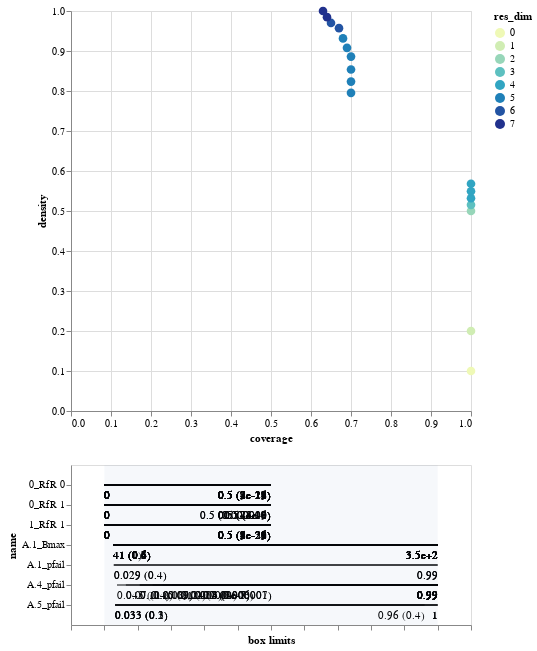

The notebook cell this image was saved under:
### Code cell
box1.inspect_tradeoff()

### Figure 1 — Vega-Lite specification as saved in the notebook (floating-point values rounded to 4 significant figures)
{"config": {"view": {"continuousWidth": 400, "continuousHeight": 300}}, "vconcat": [{"data": {"name": "data-ed2ab2d4dfd5e359d4fbdb6e63a7eb47"}, "mark": {"type": "circle", "size": 75}, "encoding": {"color": {"type": "ordinal", "field": "res_dim", "scale": {"range": ["#eff9b6", "#d0edb3", "#97d6b9", "#5dc0c0", "#31a5c2", "#1f80b8", "#2354a3", "#21318d"]}}, "opacity": {"condition": {"value": 1, "selection": "selector005"}, "value": 0.4}, "tooltip": [{"type": "ordinal", "field": "id"}, {"type": "quantitative", "field": "coverage", "format": ".2"}, {"type": "quantitative", "field": "density", "format": ".2"}, {"type": "ordinal", "field": "res_dim"}], "x": {"type": "quantitative", "field": "coverage"}, "y": {"type": "quantitative", "field": "density"}}, "height": 400, "selection": {"selector005": {"type": "single", "fields": ["id"]}}, "width": 400}, {"layer": [{"data": {"name": "data-78300de0fccdd54ffe33f83cd7e0e1f9"}, "mark": "rule", "encoding": {"x": {"type": "quantitative", "axis": {"grid": false, "labels": false, "title": "box limits"}, "field": "x_lower", "scale": {"domain": [0, 1], "padding": 0.1}}, "x2": {"field": "x_upper"}, "y": {"type": "nominal", "field": "name", "scale": {"padding": 1.0}}}, "transform": [{"calculate": "(datum.x1-datum.minimum)/(datum.maximum-datum.minimum)", "as": "x_lower"}, {"calculate": "(datum.x2-datum.minimum)/(datum.maximum-datum.minimum)", "as": "x_upper"}, {"filter": {"selection": "selector005"}}], "width": 400}, {"data": {"name": "data-78300de0fccdd54ffe33f83cd7e0e1f9"}, "mark": {"type": "text", "align": "left", "baseline": "top", "dy": 5}, "encoding": {"text": {"type": "ordinal", "field": "text"}, "x": {"type": "quantitative", "axis": {"grid": false, "labels": false, "title": "box limits"}, "field": "x_lower", "scale": {"domain": [0, 1], "padding": 0.1}}, "x2": {"field": "x_upper"}, "y": {"type": "nominal", "field": "name", "scale": {"padding": 1.0}}}, "transform": [{"calculate": "(datum.x1-datum.minimum)/(datum.maximum-datum.minimum)", "as": "x_lower"}, {"calculate": "(datum.x2-datum.minimum)/(datum.maximum-datum.minimum)", "as": "x_upper"}, {"filter": {"selection": "selector005"}}, {"calculate": "datum.qp_lower>0?format(datum.x1, \".2\")+\" (\"+format(datum.qp_lower, \".1~g\")+\")\" :format(datum.x1, \".2\")", "as": "text"}], "width": 400}, {"data": {"name": "data-78300de0fccdd54ffe33f83cd7e0e1f9"}, "mark": {"type": "text", "align": "right", "baseline": "top", "dy": 5}, "encoding": {"text": {"type": "ordinal", "field": "text"}, "x": {"type": "quantitative", "field": "x_upper"}, "x2": {"field": "x_upper"}, "y": {"type": "nominal", "field": "name", "scale": {"padding": 1.0}}}, "transform": [{"calculate": "(datum.x1-datum.minimum)/(datum.maximum-datum.minimum)", "as": "x_lower"}, {"calculate": "(datum.x2-datum.minimum)/(datum.maximum-datum.minimum)", "as": "x_upper"}, {"filter": {"selection": "selector005"}}, {"calculate": "datum.qp_upper>0?format(datum.x2, \".2\")+\" (\"+format(datum.qp_upper, \".1\")+\")\" :format(datum.x2, \".2\")", "as": "text"}], "width": 400}, {"data": {"name": "data-bb8d07f6df3d47a6a475317795287b23"}, "mark": {"type": "rect", "opacity": 0.05}, "encoding": {"x": {"type": "quantitative", "field": "start"}, "x2": {"field": "end"}}}, {"data": {"name": "data-d751713988987e9331980363e24189ce"}, "mark": "point", "encoding": {"x": {"type": "quantitative", "field": "x"}, "y": {"type": "nominal", "field": "name"}}, "transform": [{"filter": {"selection": "selector005"}}], "width": 400}, {"data": {"name": "data-d751713988987e9331980363e24189ce"}, "mark": {"type": "text", "align": "center", "baseline": "top", "dy": 5}, "encoding": {"text": {"type": "nominal", "field": "item"}, "x": {"type": "quantitative", "field": "x"}, "y": {"type": "nominal", "field": "name"}}, "transform": [{"filter": {"selection": "selector005"}}], "width": 400}]}], "$schema": "https://vega.github.io/schema/vega-lite/v4.8.1.json", "datasets": {"data-ed2ab2d4dfd5e359d4fbdb6e63a7eb47": [{"coverage": 1.0, "density": 0.1, "id": 0, "mass": 1.0, "mean": 0.1, "res_dim": 0}, {"coverage": 1.0, "density": 0.2, "id": 1, "mass": 0.5, "mean": 0.2, "res_dim": 1}, {"coverage": 1.0, "density": 0.5, "id": 2, "mass": 0.2, "mean": 0.5, "res_dim": 2}, {"coverage": 1.0, "density": 0.5155, "id": 3, "mass": 0.194, "mean": 0.5155, "res_dim": 3}, {"coverage": 1.0, "density": 0.5319, "id": 4, "mass": 0.188, "mean": 0.5319, "res_dim": 4}, {"coverage": 1.0, "density": 0.5495, "id": 5, "mass": 0.182, "mean": 0.5495, "res_dim": 4}, {"coverage": 1.0, "density": 0.5682, "id": 6, "mass": 0.176, "mean": 0.5682, "res_dim": 4}, {"coverage": 0.7, "density": 0.7955, "id": 7, "mass": 0.088, "mean": 0.7955, "res_dim": 5}, {"coverage": 0.7, "density": 0.8235, "id": 8, "mass": 0.085, "mean": 0.8235, "res_dim": 5}, {"coverage": 0.7, "density": 0.8537, "id": 9, "mass": 0.082, "mean": 0.8537, "res_dim": 5}, {"coverage": 0.7, "density": 0.8861, "id": 10, "mass": 0.079, "mean": 0.8861, "res_dim": 5}, {"coverage": 0.69, "density": 0.9079, "id": 11, "mass": 0.076, "mean": 0.9079, "res_dim": 5}, {"coverage": 0.68, "density": 0.9315, "id": 12, "mass": 0.073, "mean": 0.9315, "res_dim": 5}, {"coverage": 0.67, "density": 0.9571, "id": 13, "mass": 0.07, "mean": 0.9571, "res_dim": 6}, {"coverage": 0.65, "density": 0.9701, "id": 14, "mass": 0.067, "mean": 0.9701, "res_dim": 6}, {"coverage": 0.64, "density": 0.9846, "id": 15, "mass": 0.065, "mean": 0.9846, "res_dim": 7}, {"coverage": 0.63, "density": 1.0, "id": 16, "mass": 0.063, "mean": 1.0, "res_dim": 7}], "data-78300de0fccdd54ffe33f83cd7e0e1f9": [{"x1": 0.0, "x2": 0.5, "name": "0_RfR 0", "id": 1, "minimum": 0.0, "maximum": 1.0, "qp_lower": -1.0, "qp_upper": 1.802e-11}, {"x1": 0.0, "x2": 0.5, "name": "0_RfR 0", "id": 2, "minimum": 0.0, "maximum": 1.0, "qp_lower": -1.0, "qp_upper": 3.101e-21}, {"x1": 0.0, "x2": 0.5, "name": "1_RfR 1", "id": 2, "minimum": 0.0, "maximum": 1.0, "qp_lower": -1.0, "qp_upper": 3.101e-21}, {"x1": 40.56, "x2": 348.1, "name": "A.1_Bmax", "id": 3, "minimum": 31.97, "maximum": 348.1, "qp_lower": 0.3599, "qp_upper": -1.0}, {"x1": 0.0, "x2": 0.5, "name": "0_RfR 0", "id": 3, "minimum": 0.0, "maximum": 1.0, "qp_lower": -1.0, "qp_upper": 1.722e-21}, {"x1": 0.0, "x2": 0.5, "name": "1_RfR 1", "id": 3, "minimum": 0.0, "maximum": 1.0, "qp_lower": -1.0, "qp_upper": 1.722e-21}, {"x1": 40.56, "x2": 348.1, "name": "A.1_Bmax", "id": 4, "minimum": 31.97, "maximum": 348.1, "qp_lower": 0.409, "qp_upper": -1.0}, {"x1": 0.04334, "x2": 0.9925, "name": "A.4_pfail", "id": 4, "minimum": 0.005811, "maximum": 0.9925, "qp_lower": 0.3529, "qp_upper": -1.0}, {"x1": 0.0, "x2": 0.5, "name": "0_RfR 0", "id": 4, "minimum": 0.0, "maximum": 1.0, "qp_lower": -1.0, "qp_upper": 9.026e-22}, {"x1": 0.0, "x2": 0.5, "name": "1_RfR 1", "id": 4, "minimum": 0.0, "maximum": 1.0, "qp_lower": -1.0, "qp_upper": 9.026e-22}, {"x1": 40.56, "x2": 348.1, "name": "A.1_Bmax", "id": 5, "minimum": 31.97, "maximum": 348.1, "qp_lower": 0.4038, "qp_upper": -1.0}, {"x1": 0.06965, "x2": 0.9925, "name": "A.4_pfail", "id": 5, "minimum": 0.005811, "maximum": 0.9925, "qp_lower": 0.1996, "qp_upper": -1.0}, {"x1": 0.0, "x2": 0.5, "name": "0_RfR 0", "id": 5, "minimum": 0.0, "maximum": 1.0, "qp_lower": -1.0, "qp_upper": 4.429e-22}, {"x1": 0.0, "x2": 0.5, "name": "1_RfR 1", "id": 5, "minimum": 0.0, "maximum": 1.0, "qp_lower": -1.0, "qp_upper": 4.429e-22}, {"x1": 40.56, "x2": 348.1, "name": "A.1_Bmax", "id": 6, "minimum": 31.97, "maximum": 348.1, "qp_lower": 0.4635, "qp_upper": -1.0}, {"x1": 0.1108, "x2": 0.9925, "name": "A.4_pfail", "id": 6, "minimum": 0.005811, "maximum": 0.9925, "qp_lower": 0.09257, "qp_upper": -1.0}, {"x1": 0.0, "x2": 0.5, "name": "0_RfR 0", "id": 6, "minimum": 0.0, "maximum": 1.0, "qp_lower": -1.0, "qp_upper": 2.012e-22}, {"x1": 0.0, "x2": 0.5, "name": "1_RfR 1", "id": 6, "minimum": 0.0, "maximum": 1.0, "qp_lower": -1.0, "qp_upper": 2.012e-22}, {"x1": 40.56, "x2": 348.1, "name": "A.1_Bmax", "id": 7, "minimum": 31.97, "maximum": 348.1, "qp_lower": 0.4803, "qp_upper": -1.0}, {"x1": 0.1108, "x2": 0.9925, "name": "A.4_pfail", "id": 7, "minimum": 0.005811, "maximum": 0.9925, "qp_lower": 0.07386, "qp_upper": -1.0}, {"x1": 0.0, "x2": 0.5, "name": "0_RfR 0", "id": 7, "minimum": 0.0, "maximum": 1.0, "qp_lower": -1.0, "qp_upper": 2.946e-14}, {"x1": 0.0, "x2": 0.5, "name": "0_RfR 1", "id": 7, "minimum": 0.0, "maximum": 1.0, "qp_lower": -1.0, "qp_upper": 6.348e-06}, {"x1": 0.0, "x2": 0.5, "name": "1_RfR 1", "id": 7, "minimum": 0.0, "maximum": 1.0, "qp_lower": -1.0, "qp_upper": 4.582e-25}, {"x1": 40.56, "x2": 348.1, "name": "A.1_Bmax", "id": 8, "minimum": 31.97, "maximum": 348.1, "qp_lower": 0.5684, "qp_upper": -1.0}, {"x1": 0.149, "x2": 0.9925, "name": "A.4_pfail", "id": 8, "minimum": 0.005811, "maximum": 0.9925, "qp_lower": 0.02066, "qp_upper": -1.0}, {"x1": 0.0, "x2": 0.5, "name": "0_RfR 0", "id": 8, "minimum": 0.0, "maximum": 1.0, "qp_lower": -1.0, "qp_upper": 7.8e-15}, {"x1": 0.0, "x2": 0.5, "name": "0_RfR 1", "id": 8, "minimum": 0.0, "maximum": 1.0, "qp_lower": -1.0, "qp_upper": 1.889e-06}, {"x1": 0.0, "x2": 0.5, "name": "1_RfR 1", "id": 8, "minimum": 0.0, "maximum": 1.0, "qp_lower": -1.0, "qp_upper": 7.931e-26}, {"x1": 40.56, "x2": 348.1, "name": "A.1_Bmax", "id": 9, "minimum": 31.97, "maximum": 348.1, "qp_lower": 0.5762, "qp_upper": -1.0}, {"x1": 0.1787, "x2": 0.9925, "name": "A.4_pfail", "id": 9, "minimum": 0.005811, "maximum": 0.9925, "qp_lower": 0.003687, "qp_upper": -1.0}, {"x1": 0.0, "x2": 0.5, "name": "0_RfR 0", "id": 9, "minimum": 0.0, "maximum": 1.0, "qp_lower": -1.0, "qp_upper": 1.56e-15}, {"x1": 0.0, "x2": 0.5, "name": "0_RfR 1", "id": 9, "minimum": 0.0, "maximum": 1.0, "qp_lower": -1.0, "qp_upper": 2.546e-07}, {"x1": 0.0, "x2": 0.5, "name": "1_RfR 1", "id": 9, "minimum": 0.0, "maximum": 1.0, "qp_lower": -1.0, "qp_upper": 9.877e-27}, {"x1": 40.56, "x2": 348.1, "name": "A.1_Bmax", "id": 10, "minimum": 31.97, "maximum": 348.1, "qp_lower": 0.5876, "qp_upper": -1.0}, {"x1": 0.2067, "x2": 0.9925, "name": "A.4_pfail", "id": 10, "minimum": 0.005811, "maximum": 0.9925, "qp_lower": 0.0003629, "qp_upper": -1.0}, {"x1": 0.0, "x2": 0.5, "name": "0_RfR 0", "id": 10, "minimum": 0.0, "maximum": 1.0, "qp_lower": -1.0, "qp_upper": 2.1e-16}, {"x1": 0.0, "x2": 0.5, "name": "0_RfR 1", "id": 10, "minimum": 0.0, "maximum": 1.0, "qp_lower": -1.0, "qp_upper": 3.999e-08}, {"x1": 0.0, "x2": 0.5, "name": "1_RfR 1", "id": 10, "minimum": 0.0, "maximum": 1.0, "qp_lower": -1.0, "qp_upper": 7.82e-28}, {"x1": 40.56, "x2": 348.1, "name": "A.1_Bmax", "id": 11, "minimum": 31.97, "maximum": 348.1, "qp_lower": 0.5988, "qp_upper": -1.0}, {"x1": 0.2388, "x2": 0.9925, "name": "A.4_pfail", "id": 11, "minimum": 0.005811, "maximum": 0.9925, "qp_lower": 6.303e-05, "qp_upper": -1.0}, {"x1": 0.0, "x2": 0.5, "name": "0_RfR 0", "id": 11, "minimum": 0.0, "maximum": 1.0, "qp_lower": -1.0, "qp_upper": 7.428e-17}, {"x1": 0.0, "x2": 0.5, "name": "0_RfR 1", "id": 11, "minimum": 0.0, "maximum": 1.0, "qp_lower": -1.0, "qp_upper": 1.213e-08}, {"x1": 0.0, "x2": 0.5, "name": "1_RfR 1", "id": 11, "minimum": 0.0, "maximum": 1.0, "qp_lower": -1.0, "qp_upper": 2.793e-28}, {"x1": 40.56, "x2": 348.1, "name": "A.1_Bmax", "id": 12, "minimum": 31.97, "maximum": 348.1, "qp_lower": 0.616, "qp_upper": -1.0}, {"x1": 0.2739, "x2": 0.9925, "name": "A.4_pfail", "id": 12, "minimum": 0.005811, "maximum": 0.9925, "qp_lower": 7.109e-06, "qp_upper": -1.0}, {"x1": 0.0, "x2": 0.5, "name": "0_RfR 0", "id": 12, "minimum": 0.0, "maximum": 1.0, "qp_lower": -1.0, "qp_upper": 1.896e-17}, {"x1": 0.0, "x2": 0.5, "name": "0_RfR 1", "id": 12, "minimum": 0.0, "maximum": 1.0, "qp_lower": -1.0, "qp_upper": 5.181e-09}, {"x1": 0.0, "x2": 0.5, "name": "1_RfR 1", "id": 12, "minimum": 0.0, "maximum": 1.0, "qp_lower": -1.0, "qp_upper": 6.983e-29}, {"x1": 40.56, "x2": 348.1, "name": "A.1_Bmax", "id": 13, "minimum": 31.97, "maximum": 348.1, "qp_lower": 0.6473, "qp_upper": -1.0}, {"x1": 0.2739, "x2": 0.9925, "name": "A.4_pfail", "id": 13, "minimum": 0.005811, "maximum": 0.9925, "qp_lower": 1.175e-06, "qp_upper": -1.0}, {"x1": 0.03303, "x2": 0.9991, "name": "A.5_pfail", "id": 13, "minimum": 0.0008125, "maximum": 0.9991, "qp_lower": 0.2854, "qp_upper": -1.0}, {"x1": 0.0, "x2": 0.5, "name": "0_RfR 0", "id": 13, "minimum": 0.0, "maximum": 1.0, "qp_lower": -1.0, "qp_upper": 2.911e-18}, {"x1": 0.0, "x2": 0.5, "name": "0_RfR 1", "id": 13, "minimum": 0.0, "maximum": 1.0, "qp_lower": -1.0, "qp_upper": 7.442e-10}, {"x1": 0.0, "x2": 0.5, "name": "1_RfR 1", "id": 13, "minimum": 0.0, "maximum": 1.0, "qp_lower": -1.0, "qp_upper": 1.012e-29}, {"x1": 40.56, "x2": 348.1, "name": "A.1_Bmax", "id": 14, "minimum": 31.97, "maximum": 348.1, "qp_lower": 0.6767, "qp_upper": -1.0}, {"x1": 0.2986, "x2": 0.9925, "name": "A.4_pfail", "id": 14, "minimum": 0.005811, "maximum": 0.9925, "qp_lower": 3.179e-07, "qp_upper": -1.0}, {"x1": 0.03303, "x2": 0.9991, "name": "A.5_pfail", "id": 14, "minimum": 0.0008125, "maximum": 0.9991, "qp_lower": 0.2558, "qp_upper": -1.0}, {"x1": 0.0, "x2": 0.5, "name": "0_RfR 0", "id": 14, "minimum": 0.0, "maximum": 1.0, "qp_lower": -1.0, "qp_upper": 2.28e-18}, {"x1": 0.0, "x2": 0.5, "name": "0_RfR 1", "id": 14, "minimum": 0.0, "maximum": 1.0, "qp_lower": -1.0, "qp_upper": 3.721e-10}, {"x1": 0.0, "x2": 0.5, "name": "1_RfR 1", "id": 14, "minimum": 0.0, "maximum": 1.0, "qp_lower": -1.0, "qp_upper": 1.391e-29}, {"x1": 40.56, "x2": 348.1, "name": "A.1_Bmax", "id": 15, "minimum": 31.97, "maximum": 348.1, "qp_lower": 0.7358, "qp_upper": -1.0}, {"x1": 0.02917, "x2": 0.9946, "name": "A.1_pfail", "id": 15, "minimum": 0.00101, "maximum": 0.9946, "qp_lower": 0.4184, "qp_upper": -1.0}, {"x1": 0.2986, "x2": 0.9925, "name": "A.4_pfail", "id": 15, "minimum": 0.005811, "maximum": 0.9925, "qp_lower": 1.37e-07, "qp_upper": -1.0}, {"x1": 0.03303, "x2": 0.9991, "name": "A.5_pfail", "id": 15, "minimum": 0.0008125, "maximum": 0.9991, "qp_lower": 0.213, "qp_upper": -1.0}, {"x1": 0.0, "x2": 0.5, "name": "0_RfR 0", "id": 15, "minimum": 0.0, "maximum": 1.0, "qp_lower": -1.0, "qp_upper": 6.731e-19}, {"x1": 0.0, "x2": 0.5, "name": "0_RfR 1", "id": 15, "minimum": 0.0, "maximum": 1.0, "qp_lower": -1.0, "qp_upper": 1.523e-10}, {"x1": 0.0, "x2": 0.5, "name": "1_RfR 1", "id": 15, "minimum": 0.0, "maximum": 1.0, "qp_lower": -1.0, "qp_upper": 4.75e-30}, {"x1": 40.56, "x2": 348.1, "name": "A.1_Bmax", "id": 16, "minimum": 31.97, "maximum": 348.1, "qp_lower": 1.0, "qp_upper": -1.0}, {"x1": 0.02917, "x2": 0.9946, "name": "A.1_pfail", "id": 16, "minimum": 0.00101, "maximum": 0.9946, "qp_lower": 0.3708, "qp_upper": -1.0}, {"x1": 0.2986, "x2": 0.9925, "name": "A.4_pfail", "id": 16, "minimum": 0.005811, "maximum": 0.9925, "qp_lower": 1.703e-08, "qp_upper": -1.0}, {"x1": 0.03303, "x2": 0.96, "name": "A.5_pfail", "id": 16, "minimum": 0.0008125, "maximum": 0.9991, "qp_lower": 0.1439, "qp_upper": 0.3765}, {"x1": 0.0, "x2": 0.5, "name": "0_RfR 0", "id": 16, "minimum": 0.0, "maximum": 1.0, "qp_lower": -1.0, "qp_upper": 1.084e-19}, {"x1": 0.0, "x2": 0.5, "name": "0_RfR 1", "id": 16, "minimum": 0.0, "maximum": 1.0, "qp_lower": -1.0, "qp_upper": 3.549e-11}, {"x1": 0.0, "x2": 0.5, "name": "1_RfR 1", "id": 16, "minimum": 0.0, "maximum": 1.0, "qp_lower": -1.0, "qp_upper": 8.737e-31}], "data-bb8d07f6df3d47a6a475317795287b23": [{"start": 0, "end": 1}], "data-d751713988987e9331980363e24189ce": []}}
